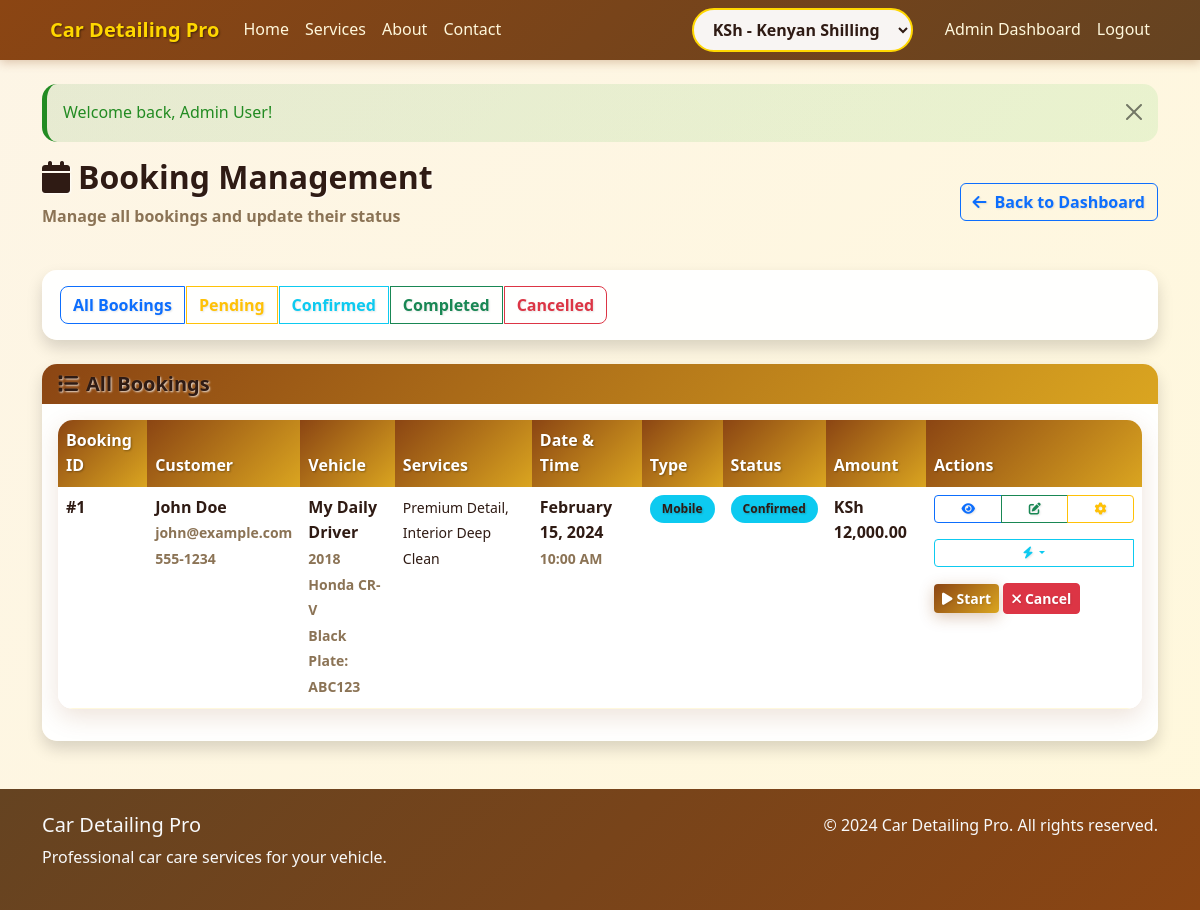
/index.php?page=admin_bookings (signed in), run on the app's committed database.
### tables this page shows
CREATE TABLE bookings (
    id INT AUTO_INCREMENT PRIMARY KEY,
    user_id INT NOT NULL,
    vehicle_id INT NOT NULL,
    service_type ENUM('mobile', 'facility') NOT NULL,
    appointment_date DATE NOT NULL,
    appointment_time TIME NOT NULL,
    location TEXT,
    total_amount DECIMAL(10,2) NOT NULL,
    status ENUM('pending', 'confirmed', 'in_progress', 'completed', 'cancelled') DEFAULT 'pending',
    admin_notes TEXT,
    created_at TIMESTAMP DEFAULT CURRENT_TIMESTAMP,
    updated_at TIMESTAMP DEFAULT CURRENT_TIMESTAMP ON UPDATE CURRENT_TIMESTAMP,
    FOREIGN KEY (user_id) REFERENCES users(id) ON DELETE CASCADE,
    FOREIGN KEY (vehicle_id) REFERENCES vehicles(id) ON DELETE CASCADE,
    INDEX idx_user_id (user_id),
    INDEX idx_vehicle_id (vehicle_id),
    INDEX idx_status (status),
    INDEX idx_appointment_date (appointment_date),
    INDEX idx_service_type (service_type)
);

CREATE TABLE users (
    id INT AUTO_INCREMENT PRIMARY KEY,
    full_name VARCHAR(100) NOT NULL,
    email VARCHAR(100) UNIQUE NOT NULL,
    phone VARCHAR(20) NOT NULL,
    password VARCHAR(255) NOT NULL,
    is_admin TINYINT(1) DEFAULT 0,
    email_verified TINYINT(1) DEFAULT 0,
    verification_token VARCHAR(255),
    reset_token VARCHAR(255),
    reset_token_expires DATETIME,
    created_at TIMESTAMP DEFAULT CURRENT_TIMESTAMP,
    updated_at TIMESTAMP DEFAULT CURRENT_TIMESTAMP ON UPDATE CURRENT_TIMESTAMP,
    INDEX idx_email (email),
    INDEX idx_admin (is_admin)
);

CREATE TABLE vehicles (
    id INT AUTO_INCREMENT PRIMARY KEY,
    user_id INT NOT NULL,
    nickname VARCHAR(100) NOT NULL,
    make VARCHAR(50) NOT NULL,
    model VARCHAR(50) NOT NULL,
    year INT NOT NULL,
    type VARCHAR(20) NOT NULL,
    color VARCHAR(30),
    license_plate VARCHAR(20),
    vin VARCHAR(17),
    is_default TINYINT(1) DEFAULT 0,
    created_at TIMESTAMP DEFAULT CURRENT_TIMESTAMP,
    updated_at TIMESTAMP DEFAULT CURRENT_TIMESTAMP ON UPDATE CURRENT_TIMESTAMP,
    FOREIGN KEY (user_id) REFERENCES users(id) ON DELETE CASCADE,
    INDEX idx_user_id (user_id),
    INDEX idx_default (is_default)
);

### pages/admin_bookings.php (the view, shortened to what this page needs)
<?php
$all_bookings_sql = "SELECT b.*, u.full_name, u.email, u.phone, v.nickname as vehicle_nickname, v.make, v.model, v.year, v.color, v.license_plate,
                            GROUP_CONCAT(s.name SEPARATOR ', ') as services
                     FROM bookings b
                     JOIN users u ON b.user_id = u.id
                     JOIN vehicles v ON b.vehicle_id = v.id
                     LEFT JOIN booking_services bs ON b.id = bs.booking_id
                     LEFT JOIN services s ON bs.service_id = s.id
                     GROUP BY b.id
                     ORDER BY b.created_at DESC";
$all_bookings_result = $conn->query($all_bookings_sql);
$all_bookings = $all_bookings_result->fetch_all(MYSQLI_ASSOC);
?>
<div class="admin-dashboard">
    <div class="row mb-4">
        <div class="col-12">
            <div class="d-flex justify-content-between align-items-center">
                <div>
                    <h2 class="text-primary">
                        <i class="fas fa-calendar me-2"></i>Booking Management
                    </h2>
                    <p class="text-muted">Manage all bookings and update their status</p>
                </div>
                <div>
                    <a href="index.php?page=admin" class="btn btn-outline-primary">
                        <i class="fas fa-arrow-left me-2"></i>Back to Dashboard
                    </a>
                </div>
            </div>
        </div>
    </div>
    <div class="row mb-4">
        <div class="col-12">
            <div class="card shadow">
                <div class="card-body">
                    <div class="btn-group" role="group">
                        <button type="button" class="btn btn-outline-primary" onclick="filterBookings('all')">All Bookings</button>
                        <button type="button" class="btn btn-outline-warning" onclick="filterBookings('pending')">Pending</button>
                        <button type="button" class="btn btn-outline-info" onclick="filterBookings('confirmed')">Confirmed</button>
                        <button type="button" class="btn btn-outline-success" onclick="filterBookings('completed')">Completed</button>
                        <button type="button" class="btn btn-outline-danger" onclick="filterBookings('cancelled')">Cancelled</button>
                    </div>
                </div>
            </div>
        </div>
    </div>
    <div class="row">
        <div class="col-12">
            <div class="card shadow">
                <div class="card-header">
                    <h5 class="mb-0"><i class="fas fa-list me-2"></i>All Bookings</h5>
                </div>
                <div class="card-body">
                    <?php if (empty($all_bookings)): ?>
                        <div class="text-center py-4">
                            <i class="fas fa-calendar fa-3x text-muted mb-3"></i>
                            <h5 class="text-muted">No bookings found</h5>
                            <p class="text-muted">There are no bookings in the system yet.</p>
                        </div>
                    <?php else: ?>
                        <div class="table-responsive">
                            <table class="table table-hover" id="bookingsTable">
                                <thead>
                                    <tr>
                                        <th>Booking ID</th>
                                        <th>Customer</th>
                                        <th>Vehicle</th>
                                        <th>Services</th>
                                        <th>Date & Time</th>
                                        <th>Type</th>
                                        <th>Status</th>
                                        <th>Amount</th>
                                        <th>Actions</th>
                                    </tr>
                                </thead>
                                <tbody>
                                    <?php foreach ($all_bookings as $booking): ?>
                                                                                 <tr data-status="<?php echo $booking['status']; ?>" data-booking-id="<?php echo $booking['id']; ?>">
                                            <td>
                                                <strong>#<?php echo $booking['id']; ?></strong>
                                            </td>
                                            <td>
                                                <strong><?php echo htmlspecialchars($booking['full_name']); ?></strong><br>
                                                <small class="text-muted"><?php echo htmlspecialchars($booking['email']); ?></small><br>
                                                <small class="text-muted"><?php echo htmlspecialchars($booking['phone']); ?></small>
                                            </td>
                                            <td>
                                                <strong><?php echo htmlspecialchars($booking['vehicle_nickname']); ?></strong><br>
                                                <small class="text-muted"><?php echo htmlspecialchars($booking['year'] . ' ' . $booking['make'] . ' ' . $booking['model']); ?></small><br>
                                                <small class="text-muted"><?php echo htmlspecialchars($booking['color']); ?></small>
                                                <?php if ($booking['license_plate']): ?>
                                                    <br><small class="text-muted">Plate: <?php echo htmlspecialchars($booking['license_plate']); ?></small>
                                                <?php endif; ?>
                                            </td>
                                            <td>
                                                <small><?php echo htmlspecialchars($booking['services']); ?></small>
                                            </td>
                                            <td>
                                                <strong><?php echo format_date($booking['appointment_date']); ?></strong><br>
                                                <small class="text-muted"><?php echo format_time($booking['appointment_time']); ?></small>
                                            </td>
                                            <td>
                                                <span class="badge bg-<?php echo $booking['service_type'] == 'mobile' ? 'info' : 'secondary'; ?>">
                                                    <?php echo ucfirst($booking['service_type']); ?>
                                                </span>
                                            </td>
                                            <td>
                                                <span class="badge <?php echo get_status_badge_class($booking['status']); ?>">
                                                    <?php echo get_status_display($booking['status']); ?>
                                                </span>
                                            </td>
                                            <td>
                                                <strong><?php echo format_currency($booking['total_amount'] ?? 0); ?></strong>
                                            </td>
                                                                                                                                       <td>
                                                  <div class="action-buttons-container">
                                                      <div class="btn-group btn-group-sm mb-2" role="group">
                                                          <button type="button" class="btn btn-outline-primary action-btn" onclick="viewBooking(<?php echo $booking['id']; ?>)" title="View Details">
                                                              <i class="fas fa-eye"></i>
                                                          </button>
                                                          <button type="button" class="btn btn-outline-success action-btn" onclick="editBooking(<?php echo $booking['id']; ?>)" title="Edit Booking">
                                                              <i class="fas fa-edit"></i>
                                                          </button>
                                                          <button type="button" class="btn btn-outline-warning action-btn" onclick="updateStatus(<?php echo $booking['id']; ?>)" title="Update Status">
                                                              <i class="fas fa-cog"></i>
                                                          </button>
                                                      </div>
                                                       <div class="btn-group btn-group-sm mb-2" role="group">
                                                           <button type="button" class="btn btn-outline-info dropdown-toggle action-btn" title="Quick Status Actions">
                                                               <i class="fas fa-bolt"></i>
                                                           </button>
                                                      </div>
                                                      <div class="status-quick-actions">
                                                          <?php if ($booking['status'] == 'pending'): ?>
                                                              <button type="button" class="btn btn-sm btn-success action-btn" onclick="quickStatusChange(<?php echo $booking['id']; ?>, 'confirmed')" title="Confirm Booking">
                                                                  <i class="fas fa-check me-1"></i>Confirm
                                                              </button>
                                                          <?php elseif ($booking['status'] == 'confirmed'): ?>
                                                              <button type="button" class="btn btn-sm btn-primary action-btn" onclick="quickStatusChange(<?php echo $booking['id']; ?>, 'in_progress')" title="Start Service">
                                                                  <i class="fas fa-play me-1"></i>Start
                                                              </button>
                                                          <?php elseif ($booking['status'] == 'in_progress'): ?>
                                                              <button type="button" class="btn btn-sm btn-success action-btn" onclick="quickStatusChange(<?php echo $booking['id']; ?>, 'completed')" title="Complete Service">
                                                                  <i class="fas fa-check-double me-1"></i>Complete
                                                              </button>
                                                          <?php elseif ($booking['status'] == 'completed'): ?>
                                                              <span class="badge bg-success">✅ Service Completed</span>
                                                          <?php elseif ($booking['status'] == 'cancelled'): ?>
                                                              <span class="badge bg-danger">❌ Booking Cancelled</span>
                                                          <?php endif; ?>
                                                          <?php if (in_array($booking['status'], ['pending', 'confirmed', 'in_progress'])): ?>
                                                              <button type="button" class="btn btn-sm btn-danger action-btn" onclick="quickStatusChange(<?php echo $booking['id']; ?>, 'cancelled')" title="Cancel Booking">
                                                                  <i class="fas fa-times me-1"></i>Cancel
                                                              </button>
                                                          <?php endif; ?>
                                                      </div>
                                                  </div>
                                              </td>
                                        </tr>
                                    <?php endforeach; ?>
                                </tbody>
                            </table>
                        </div>
                    <?php endif; ?>
                </div>
            </div>
        </div>
    </div>
</div>

### data on the page
bookings: id "1", user.full_name "John Doe", user.email "john@example.com", user.phone "555-1234", vehicle.nickname "My Daily Driver", vehicle.model "2018 Honda CR-V", vehicle.color "Black", vehicle.license_plate "ABC123", services "Premium Detail, Interior Deep Clean", appointment_date "February 15, 2024", appointment_time "10:00 AM", service_type "Mobile", status "Confirmed", total_amount "KSh 12,000.00"

### other printed values
$flash['message'] "Welcome back, Admin User!"
form field value "KSh - Kenyan Shilling"
